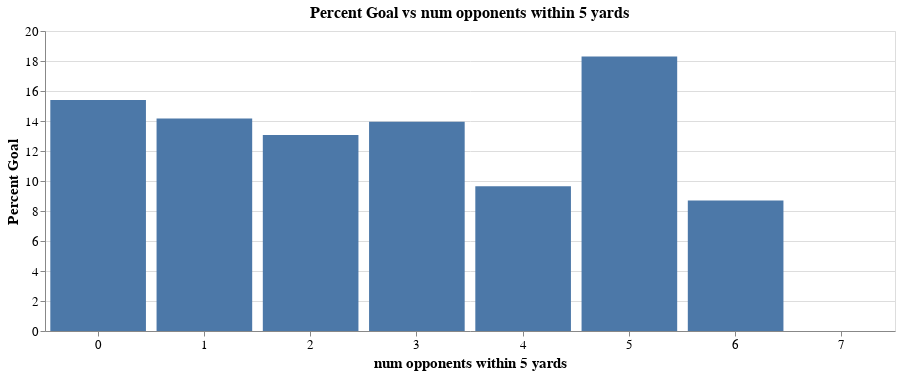

The notebook cell saved with this chart:
### Markdown cell above
#### 2.3.2 Percent goals by num opponents within 5 yards

### Code cell
plot_percent_goal_vs_attr("num opponents within 5 yards", "bar")

### Figure 1 — Vega-Lite specification as saved in the notebook (floating-point values rounded to 4 significant figures)
{"$schema": "https://vega.github.io/schema/vega-lite/v3.4.0.json", "config": {"axis": {"labelFontSize": 13, "titleFontSize": 15}, "mark": {"tooltip": null}, "title": {"fontSize": 16}, "view": {"height": 300, "width": 400}}, "data": {"name": "data-7bdc292d3c229e3ee514f180c4e53143"}, "datasets": {"data-7bdc292d3c229e3ee514f180c4e53143": [{"Goal": 214, "No Goal": 1176, "Percent Goal": 15.4, "num opponents within 5 yards": 0}, {"Goal": 329, "No Goal": 1991, "Percent Goal": 14.17, "num opponents within 5 yards": 1}, {"Goal": 248, "No Goal": 1647, "Percent Goal": 13.07, "num opponents within 5 yards": 2}, {"Goal": 112, "No Goal": 688, "Percent Goal": 13.95, "num opponents within 5 yards": 3}, {"Goal": 30, "No Goal": 277, "Percent Goal": 9.646, "num opponents within 5 yards": 4}, {"Goal": 15, "No Goal": 62, "Percent Goal": 18.29, "num opponents within 5 yards": 5}, {"Goal": 2, "No Goal": 15, "Percent Goal": 8.696, "num opponents within 5 yards": 6}, {"Goal": 0, "No Goal": 3, "Percent Goal": 0, "num opponents within 5 yards": 7}]}, "encoding": {"x": {"axis": {"labelAngle": 0, "title": "num opponents within 5 yards"}, "field": "num opponents within 5 yards", "type": "nominal"}, "y": {"axis": {"title": "Percent Goal"}, "field": "Percent Goal", "type": "quantitative"}}, "height": 300, "mark": "bar", "title": "Percent Goal vs num opponents within 5 yards", "width": 850}
